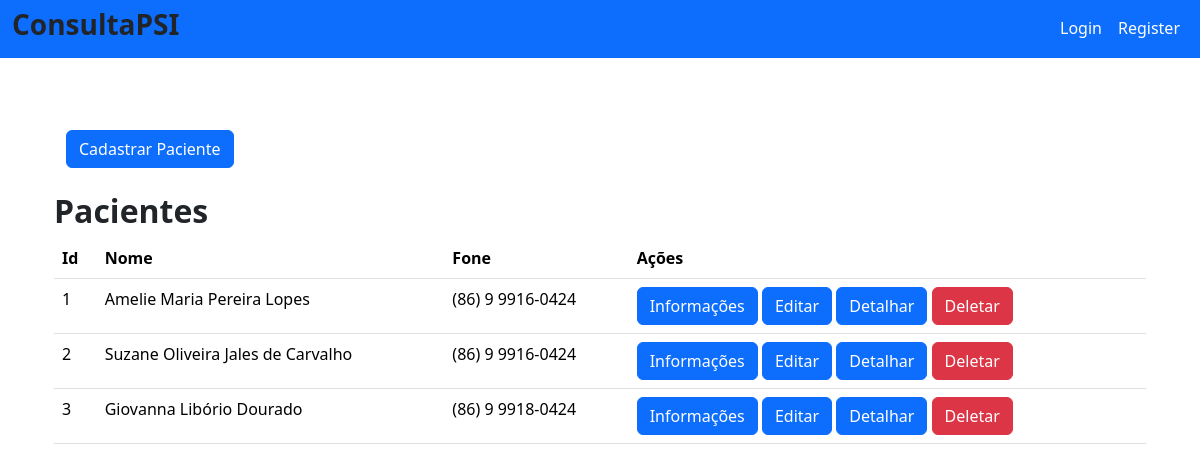
Screenshot of /pacientes/recovery with the database file from the repository.
### database/models/paciente_model.py (models this page shows, shortened)
class Paciente(db.Model):
    __tablename__ = 'paciente'
    id = db.Column(db.Integer, primary_key=True, autoincrement=True)
    nome = db.Column(db.String(50), nullable=False)
    sobrenome = db.Column(db.String(150), nullable=False)
    cpf = db.Column(db.String(11), nullable=False, unique=True)
    nascimento = db.Column(db.Date, nullable=False)
    genero = db.Column(db.String(30), nullable=False)
    email = db.Column(db.String(50), nullable=False, unique=True)
    ocupacao = db.Column(db.String(50), nullable=False)
    cep = db.Column(db.String(8), nullable=False)
    endereco = db.Column(db.String(150), nullable=False)
    endereco_complemento = db.Column(db.String(150), nullable=False)
    fone = db.Column(db.String(15), nullable=False)
    datainicio = db.Column(db.Date, nullable=False)
    convenios_id = db.Column(db.Integer, db.ForeignKey('convenio.id'), nullable=True)

### routes/pacientes.py (the view)
@blueprint_pacientes.route('/recovery')
def recovery():
    pacientes, error = PacienteService.get_all_pacientes()
    if error:
        flash(error)
        return render_template('pacientes_recovery.html', pacientes=[])
    return render_template('pacientes_recovery.html', pacientes=pacientes)

### main.py (called while the page is built)
@app.template_filter('format_phone')
def format_phone(phone):
    return f"({phone[:2]}) {phone[2]} {phone[3:7]}-{phone[7:]}"

### service/paciente_service.py (called while the page is built)
    @staticmethod
    def get_all_pacientes():
        try:
            return Paciente.query.all(), None
        except Exception as e:
            return None, str(e)

### templates/pacientes_recovery.html (shortened to what this page needs)
{% extends 'base.html' %}
{% block conteudo %}
<div class="container">
  <br>
  <div class="container">
    <a type="button" class="btn btn-primary" href="/pacientes/create">Cadastrar Paciente</a>
  </div>
  <br>
  <h2><b>Pacientes</b></h2>
  <table class="table">
    <thead>
      <tr>
        <th scope="col">Id</th>
        <th scope="col">Nome</th>
        <th scope="col">Fone</th>
        <th scope="col">Ações</th>
      </tr>
    </thead>
    <tbody>
      {% for pacientes in pacientes %}
      <tr>
        <td>{{pacientes.id}}</td>
        <td>{{pacientes.nome}} {{pacientes.sobrenome}}</td>
        <td>{{pacientes.fone | format_phone }}</td>
        <td>
          <a type="button" class="btn btn-primary" data-bs-toggle="modal" data-bs-target="#infoModal{{pacientes.id}}">Informações</a>
          <a type="button" class="btn btn-primary" href="/pacientes/update/{{pacientes.id}}">Editar</a>
          <a type="button" class="btn btn-primary" href="/pacientes/{{pacientes.id}}">Detalhar</a>
          <a type="button" class="btn btn-danger" href="/pacientes/delete/{{pacientes.id}}">Deletar</a>
        </td>
      </tr>
      {% endfor %}
    </tbody>
  </table>
</div>
{% endblock %}

### rows the page displays
Paciente: id "1", nome "Amelie Maria", sobrenome "Pereira Lopes", fone "(86) 9 9916-0424"
Paciente: id "2", nome "Suzane", sobrenome "Oliveira Jales de Carvalho", fone "(86) 9 9916-0424"
Paciente: id "3", nome "Giovanna", sobrenome "Libório Dourado", fone "(86) 9 9918-0424"
